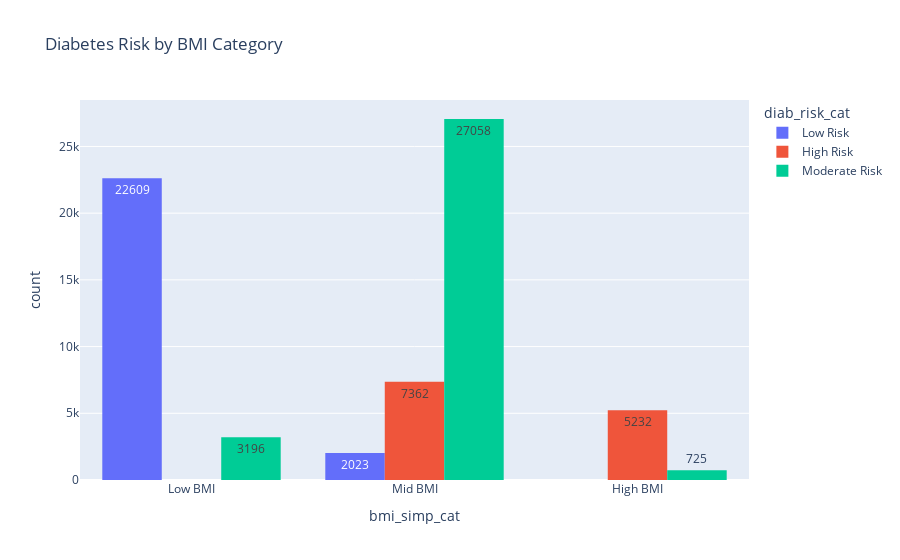

The code cell stored with this chart in its notebook:
### Markdown cell above
**p-value = 0.0**

- This means the probability of observing the given data if the null hypothesis were true is virtually zero.
- There is strong evidence to reject the null hypothesis (H₀), as there is a statistically significant association between BMI Category and Diabetes Risk.

**Cramér’s V = ~0.691**

- This is considered a strong association (Cramer's V ranges from 0 to 1, where values above 0.5 are strong).
- The association is not just statistically significant but also practically meaningful.

**Power = 1.0**

- Statistical power = 100%, meaning the test is very likely to detect an effect if one exists.
- This confirms the test's reliability and sufficient sample size.

**Summary**
- There is a strong and statistically significant association between BMI Category and Diabetes Risk. People in different BMI categories tend to have different levels of diabetes risk, supporting the hypothesis that BMI is a relevant factor in diabetes risk assessment.

### Code cell
fig = px.histogram(df, x='bmi_simp_cat', color='diab_risk_cat', 
                   barmode='group', text_auto= 'o.2s',
                   title='Diabetes Risk by BMI Category')
fig.show()

### Figure 1 — Plotly figure (JSON) as saved in the notebook; plotly's stock layout.template omitted (floating-point values rounded to 4 significant figures; data arrays with more than 128 entries replaced by an {"elided": "..."} marker saying what was removed)
{"data": [{"alignmentgroup": "True", "bingroup": "x", "hovertemplate": "diab_risk_cat=Low Risk<br>bmi_simp_cat=%{x}<br>count=%{y}<extra></extra>", "legendgroup": "Low Risk", "marker": {"color": "#636efa", "pattern": {"shape": ""}}, "name": "Low Risk", "offsetgroup": "Low Risk", "orientation": "v", "showlegend": true, "texttemplate": "%{value:o.2s}", "type": "histogram", "x": {"elided": "24632 str values"}, "xaxis": "x", "yaxis": "y"}, {"alignmentgroup": "True", "bingroup": "x", "hovertemplate": "diab_risk_cat=High Risk<br>bmi_simp_cat=%{x}<br>count=%{y}<extra></extra>", "legendgroup": "High Risk", "marker": {"color": "#EF553B", "pattern": {"shape": ""}}, "name": "High Risk", "offsetgroup": "High Risk", "orientation": "v", "showlegend": true, "texttemplate": "%{value:o.2s}", "type": "histogram", "x": {"elided": "12594 str values"}, "xaxis": "x", "yaxis": "y"}, {"alignmentgroup": "True", "bingroup": "x", "hovertemplate": "diab_risk_cat=Moderate Risk<br>bmi_simp_cat=%{x}<br>count=%{y}<extra></extra>", "legendgroup": "Moderate Risk", "marker": {"color": "#00cc96", "pattern": {"shape": ""}}, "name": "Moderate Risk", "offsetgroup": "Moderate Risk", "orientation": "v", "showlegend": true, "texttemplate": "%{value:o.2s}", "type": "histogram", "x": {"elided": "30979 str values"}, "xaxis": "x", "yaxis": "y"}], "layout": {"barmode": "group", "legend": {"title": {"text": "diab_risk_cat"}, "tracegroupgap": 0}, "title": {"text": "Diabetes Risk by BMI Category"}, "xaxis": {"anchor": "y", "domain": [0, 1], "title": {"text": "bmi_simp_cat"}}, "yaxis": {"anchor": "x", "domain": [0, 1], "title": {"text": "count"}}}}
